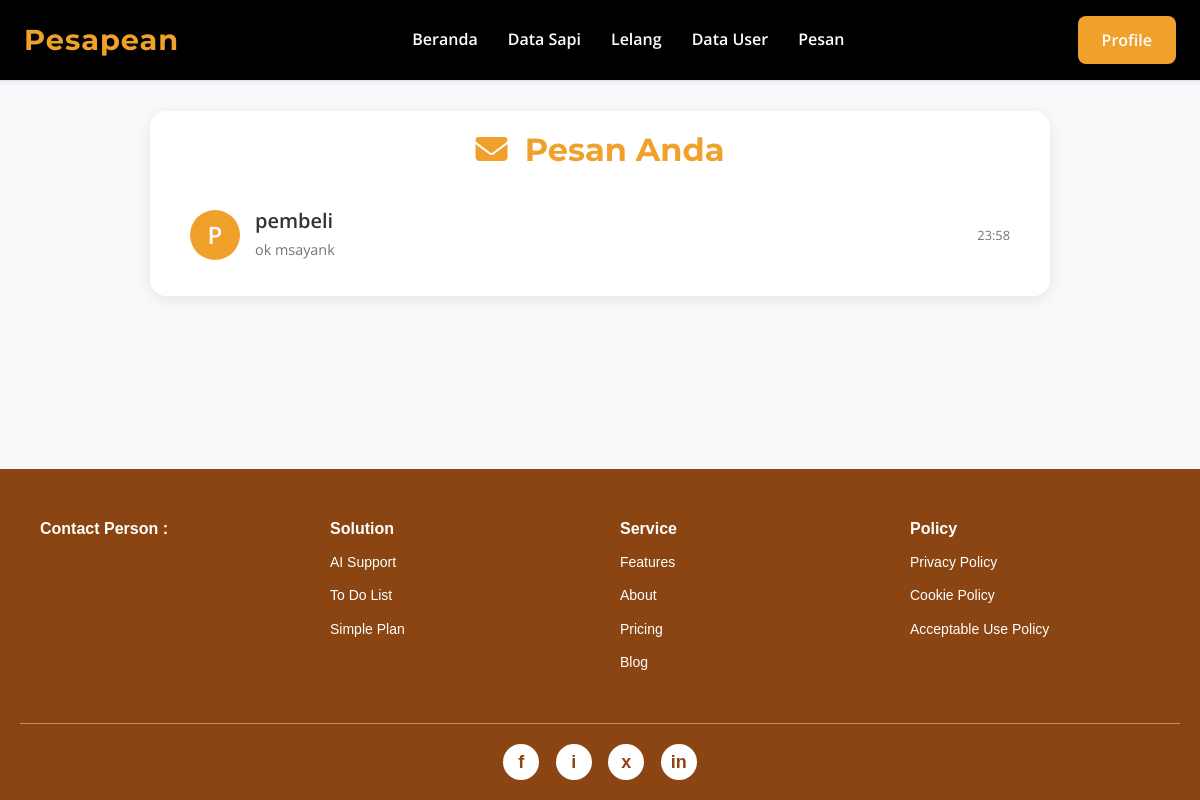
Page /admin/pesan.php (signed in) on the committed database.
### tables this page shows
CREATE TABLE `chatrooms` (
  `id_chatRooms` int(11) NOT NULL,
  `id_sapi` int(11) DEFAULT NULL,
  `user1_id` int(11) DEFAULT NULL,
  `user2_id` int(11) DEFAULT NULL,
  `chat_type` varchar(50) DEFAULT NULL,
  `nama_pengirim` varchar(100) DEFAULT NULL,
  `createdAt` datetime DEFAULT NULL,
  `updatedAt` datetime DEFAULT NULL
);

### admin/pesan.php (the view, shortened to what this page needs)
<?php
include '../koneksi.php';
$current_user_id = $_SESSION['id_user'];
$query = "SELECT
            cr.id_chatRooms,
            cr.id_sapi,
            cr.user1_id,
            cr.user2_id,
            cr.chat_type,
            ds.jenis_kelamin AS sapi_jenis_kelamin,
            ms.name AS sapi_jenis_sapi,
            CASE
                WHEN cr.user1_id = ? THEN u2.username
                ELSE u1.username
            END AS chat_partner_username,
            CASE
                WHEN cr.user1_id = ? THEN cr.user2_id
                ELSE cr.user1_id
            END AS chat_partner_id,
            (SELECT pesan FROM chatMessage WHERE id_chatRooms = cr.id_chatRooms ORDER BY waktu_kirim DESC LIMIT 1) AS last_message,
            (SELECT waktu_kirim FROM chatMessage WHERE id_chatRooms = cr.id_chatRooms ORDER BY waktu_kirim DESC LIMIT 1) AS last_message_time
          FROM
            chatRooms cr
          LEFT JOIN
            data_sapi ds ON cr.id_sapi = ds.id_sapi
          LEFT JOIN
            macamSapi ms ON ds.id_macamSapi = ms.id_macamSapi
          LEFT JOIN
            users u1 ON cr.user1_id = u1.id_user
          LEFT JOIN
            users u2 ON cr.user2_id = u2.id_user
          WHERE
            cr.user1_id = ? OR cr.user2_id = ?
          ORDER BY
            last_message_time DESC, cr.updatedAt DESC";
$stmt = mysqli_prepare($koneksi, $query);
mysqli_stmt_bind_param($stmt, "iiii", $current_user_id, $current_user_id, $current_user_id, $current_user_id);
mysqli_stmt_execute($stmt);
$result = mysqli_stmt_get_result($stmt);
?>
<!DOCTYPE html>
<html lang="id">
<head>
    <link rel="stylesheet" href="../style.css">
    <link rel="stylesheet" href="https://cdnjs.cloudflare.com/ajax/libs/font-awesome/6.5.0/css/all.min.css">
    <link href="https://cdn.jsdelivr.net/npm/bootstrap@5.3.3/dist/css/bootstrap.min.css" rel="stylesheet">
</head>
<body>
    <header class="main-header">
        <nav class="navbar">
            <div class="logo">
                <a href="../admin/admin.php">Pesapean</a>
            </div>
            <ul class="nav-links">
                <li><a href="../admin/admin.php">Beranda</a></li>
                <li><a href="../admin/data_sapi.php?jenis=sonok">Data Sapi</a></li>
                <li><a href="../admin/lelang.php">Lelang</a></li>
                <li><a href="../admin/data_user.php">Data User</a></li>
                <li><a href="../admin/pesan.php">Pesan</a></li>
            </ul>
            <div class="auth-links">
                <?php if (isset($_SESSION['id_user'])): ?>
                    <a href="../auth/profile.php" class="btn btn-primary">Profile</a>
                <?php else: ?>
                    <a href="../auth/login.php" class="btn btn-primary">Login</a>
                    <a href="../auth/register.php" class="btn btn-outline-primary">Daftar</a>
                <?php endif; ?>
            </div>
        </nav>
    </header>
    <div class="main-content">
        <div class="container">
            <div class="messages-container">
                <h2><i class="fas fa-envelope me-2"></i> Pesan Anda</h2>
                <?php if (mysqli_num_rows($result) > 0): ?>
                    <?php while ($chat = mysqli_fetch_assoc($result)): ?>
                        <?php
                        $chat_partner_id_for_link = ($chat['user1_id'] == $current_user_id) ? $chat['user2_id'] : $chat['user1_id'];
                        $chat_identifier = '';
                        if ($chat['chat_type'] == 'sapi_chat' && !empty($chat['id_sapi'])) {
                            $sapi_display = ($chat['sapi_jenis_sapi'] ?? 'Sapi') . ' - ' . ($chat['sapi_jenis_kelamin'] ?? '');
                            $chat_identifier = ' (Sapi: ' . htmlspecialchars($sapi_display) . ')';
                        } else if ($chat['chat_type'] == 'admin_chat') {
                            $chat_identifier = '';
                        }
                        ?>
                        <a href="chat_admin.php?sapi_id=<?= htmlspecialchars($chat['id_sapi'] ?? '0') ?>&recipient_id=<?= htmlspecialchars($chat_partner_id_for_link) ?>&chat_type=<?= htmlspecialchars($chat['chat_type']) ?>" class="chat-list-item">
                            <div class="chat-avatar">
                                <?= strtoupper(substr($chat['chat_partner_username'], 0, 1)) ?>
                            </div>
                            <div class="chat-details">
                                <h5><?= htmlspecialchars($chat['chat_partner_username']) ?> <small class="text-muted"><?= $chat_identifier ?></small></h5>
                                <p><?= htmlspecialchars($chat['last_message'] ?? 'Belum ada pesan.') ?></p>
                            </div>
                            <div class="chat-time">
                                <?php
                                if ($chat['last_message_time']) {
                                    echo date('H:i', strtotime($chat['last_message_time']));
                                }
                                ?>
                            </div>
                        </a>
                    <?php endwhile; ?>
                <?php else: ?>
                    <div class="alert alert-info text-center" role="alert">
                        <i class="fas fa-info-circle me-2"></i> Belum ada percakapan untuk Anda sebagai Admin.
                    </div>
                <?php endif; ?>
            </div>
        </div>
    </div>
    <?php include '../footer.php'; ?>
</body>
</html>

### style.css (style rules this page uses)
:root { --primary-color: #f0c040; --secondary-color: #333; --accent-color: #555; --background-light: #f8f8f8; --text-color: #333; --white-color: #ffffff; --border-radius: 8px; --transition-speed: 0.3s ease; }
body { background-color: var(--background-light); font-family: 'Open Sans', Arial, sans-serif; margin: 0; padding: 0; line-height: 1.6; color: var(--text-color); }
h1, h2, h3 { font-family: 'Montserrat', sans-serif; color: var(--secondary-color); margin-top: 0; }
a { text-decoration: none; color: var(--primary-color); transition: color var(--transition-speed); }
.btn { display: inline-block; padding: 12px 25px; border: none; border-radius: 5px; cursor: pointer; font-size: 16px; font-weight: 600; transition: background-color var(--transition-speed), color var(--transition-speed); }
.btn-primary { background-color: var(--primary-color); color: var(--secondary-color); }
.main-header { background-color: var(--secondary-color); color: var(--white-color); padding: 15px 0; box-shadow: 0 2px 5px rgba(0, 0, 0, 0.1); }
.navbar { display: flex; justify-content: space-between; align-items: center; max-width: 1200px; margin: 0 auto; padding: 0 20px; }
.navbar .logo a { font-size: 28px; font-weight: 700; color: var(--primary-color); letter-spacing: 1px; }
.navbar .nav-links { list-style: none; margin: 0; padding: 0; display: flex; gap: 30px; }
.navbar .nav-links a { color: var(--white-color); font-weight: 600; font-size: 16px; position: relative; }
.navbar .nav-links a::after { content: ''; position: absolute; width: 0; height: 2px; background-color: var(--primary-color); left: 0; bottom: -5px; transition: width var(--transition-speed); }

### rows in the picture
chatrooms: chat_partner_username "P", chat_partner_username "pembeli", last_message "ok msayank", last_message_time "23:58"
